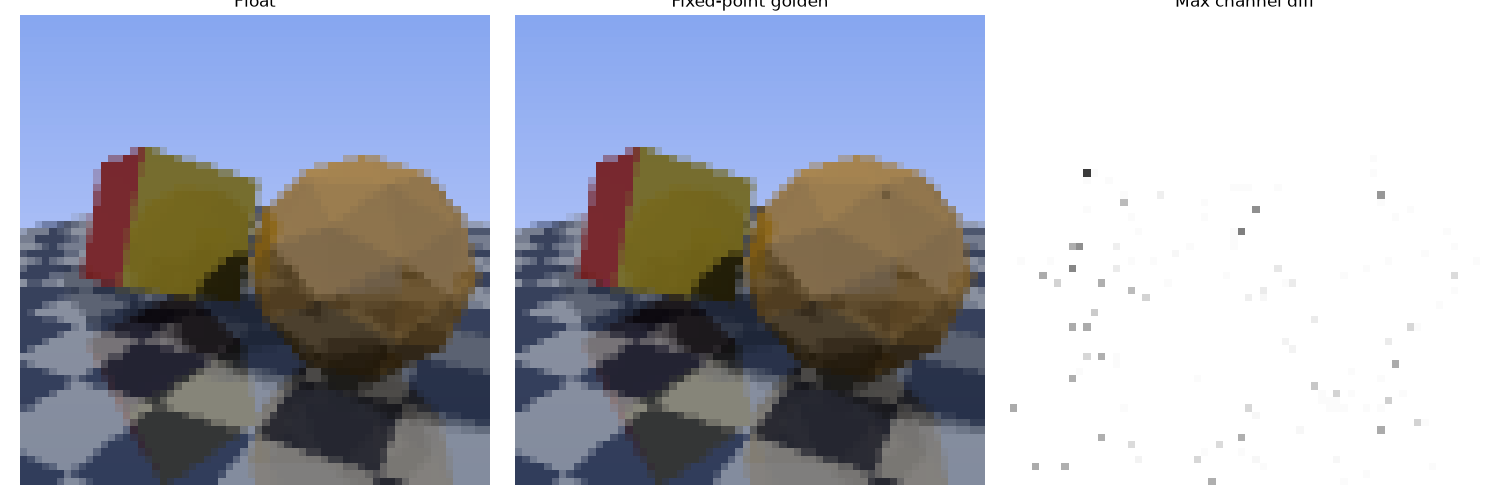

Write the Python code that produced this figure.
# golden_rt.py -- bit-accurate fixed-point ray tracer (spec for the Verilog)
import re
import numpy as np
import matplotlib.pyplot as plt
from golden import load_scene, make_rays_fixed, intersect_parts, mul, s32, dot, F, progress
from scene import CAMERA

ONE = 1 << F

# ---- Load the exact files the hardware will read ---------------------
def read_words(path):
    return [s32(int(l, 16)) for l in open(path) if l.strip()]

def read_params(path="rt_params.vh"):
    p = {}
    for line in open(path):
        m = re.match(r"localparam\s+signed\s+\[31:0\]\s+(\w+)\s*=\s*32'h([0-9a-fA-F]+);", line)
        if m:
            p[m.group(1)] = s32(int(m.group(2), 16))
    return p

P = read_params()
verts, tris = load_scene()
nw = read_words("normals.mem")
NORM = [nw[i:i + 3] for i in range(0, len(nw), 3)]
mw = read_words("mat.mem")
MAT = [mw[i:i + 16] for i in range(0, len(mw), 16)]
assert len(NORM) == len(tris) == len(MAT)

L  = [P["RT_LIGHT_X"], P["RT_LIGHT_Y"], P["RT_LIGHT_Z"]]
L1 = [P["RT_L1_X"], P["RT_L1_Y"], P["RT_L1_Z"]]
AMB, BIAS, MAXB = P["RT_AMBIENT"], P["RT_BIAS"], P["RT_MAX_BOUNCES"]
SKY_LO = [P["RT_SKY_LO_R"], P["RT_SKY_LO_G"], P["RT_SKY_LO_B"]]
SKY_HI = [P["RT_SKY_HI_R"], P["RT_SKY_HI_G"], P["RT_SKY_HI_B"]]
CAM = [P["RT_CAM_X"], P["RT_CAM_Y"], P["RT_CAM_Z"]]
D00 = [P["RT_D00_X"], P["RT_D00_Y"], P["RT_D00_Z"]]
DXV = [P["RT_DX_X"], P["RT_DX_Y"], P["RT_DX_Z"]]
DYV = [P["RT_DY_X"], P["RT_DY_Y"], P["RT_DY_Z"]]
SO = [[P[f"RT_SO{k}_{a}"] for a in "XYZ"] for k in range(4)]

def make_rays_cam():
    W, H = CAMERA["width"], CAMERA["height"]
    rays = []
    for py in range(H):
        row = [s32(D00[c] + py * DYV[c]) for c in range(3)]
        for px in range(W):
            rays.append([s32(row[c] + px * DXV[c]) for c in range(3)])
    return rays

stats = {"closest": 0, "shadow": 0, "hits": 0}

# ---- Ray queries ------------------------------------------------------
def closest(o, d):
    """Closest hit; strict '<' so the lower triangle index wins ties."""
    stats["closest"] += 1
    best, best_t = -1, 0
    for ti, (i0, i1, i2) in enumerate(tris):
        hit, a, tn = intersect_parts(o, d, verts[i0], verts[i1], verts[i2])
        if hit:
            stats["hits"] += 1
            t = s32((tn << F) // a)
            if best < 0 or t < best_t:
                best, best_t = ti, t
    return best, best_t

def any_hit(o, d):
    """Shadow query: first hit wins, no division needed."""
    stats["shadow"] += 1
    for (i0, i1, i2) in tris:
        if intersect_parts(o, d, verts[i0], verts[i1], verts[i2])[0]:
            return True
    return False

# ---- Shading helpers --------------------------------------------------
def sky_fx(d):
    k = min(ONE, max(0, (d[1] + ONE) >> 1))
    return [s32(SKY_LO[c] + mul(SKY_HI[c] - SKY_LO[c], k)) for c in range(3)]

def to8(x):
    return min(255, max(0, x) >> 8)

def trace_pixel(d):
    o = list(CAM)
    acc = [0, 0, 0]
    w = ONE
    for depth in range(MAXB + 1):
        ti, t = closest(o, d)
        if ti < 0:
            s = sky_fx(d)
            acc = [s32(acc[c] + mul(w, s[c])) for c in range(3)]
            break

        p = [s32(o[c] + mul(d[c], t)) for c in range(3)]
        n = NORM[ti] if dot(d, NORM[ti]) < 0 else [s32(-x) for x in NORM[ti]]
        so = [s32(p[c] + mul(n[c], BIAS)) for c in range(3)]

        bl0 = any_hit(so, L)
        bl1 = any_hit(so, L1)
        d0 = 0 if bl0 else max(0, dot(n, L))
        d1 = 0 if bl1 else max(0, dot(n, L1))
        dsum = min(ONE, s32(d0 + d1))
        light = s32(AMB + mul(ONE - AMB, dsum))

        r, g, b, refl, flag, r2, g2, b2, spec = MAT[ti][:9]
        if flag != 0 and (((p[0] >> F) ^ (p[2] >> F)) & 1):
            r, g, b = r2, g2, b2

        dn2 = s32(2 * dot(d, n))
        R = [s32(d[c] - mul(dn2, n[c])) for c in range(3)]
        s0 = 0 if bl0 else max(0, dot(R, L))
        s1 = 0 if bl1 else max(0, dot(R, L1))
        for _ in range(3):                       # ^8
            s0 = mul(s0, s0)
            s1 = mul(s1, s1)
        sp = mul(spec, s32(s0 + s1))

        local = [s32(mul(r, light) + sp), s32(mul(g, light) + sp), s32(mul(b, light) + sp)]

        reflect = refl > 0 and depth < MAXB
        wl = mul(w, ONE - refl) if reflect else w
        acc = [s32(acc[c] + mul(wl, local[c])) for c in range(3)]
        if not reflect:
            break
        d = R
        o = so
        w = mul(w, refl)
    return acc

def pixel_aa(d):
    sums = [0, 0, 0]
    for k in range(4):
        dk = [s32(d[c] + SO[k][c]) for c in range(3)]
        a = trace_pixel(dk)
        sums = [sums[c] + a[c] for c in range(3)]
    return (to8(sums[0] >> 2) << 16) | (to8(sums[1] >> 2) << 8) | to8(sums[2] >> 2)

# ---- Main -------------------------------------------------------------
if __name__ == "__main__":
    W, H = CAMERA["width"], CAMERA["height"]
    pix = []
    for n, d in enumerate(make_rays_cam()):
        pix.append(pixel_aa(list(d)))
        if (n + 1) % W == 0:
            progress(n + 1, W * H, "Fixed RT")

    with open("golden_rt.txt", "w") as f:
        for p in pix:
            f.write(f"{p:06x}\n")

    print(f"Closest-hit rays: {stats['closest']}  (primary {W*H}, "
          f"reflection {stats['closest'] - W*H})")
    print(f"Shadow rays: {stats['shadow']}")
    print(f"Triangle hits needing a divide: {stats['hits']}")
    print(f"Triangle tests (closest, full scan): {stats['closest'] * len(tris)}")
    print("Wrote golden_rt.txt")

    img_fx = np.array([[(p >> 16) & 255, (p >> 8) & 255, p & 255] for p in pix],
                      dtype=np.int32).reshape(H, W, 3)
    try:
        flt = np.load("rt_float.npy")
    except FileNotFoundError:
        print("rt_float.npy not found: run rt_float.py after the patch to compare.")
        flt = None

    if flt is not None:
        img_fl = np.minimum(255, np.floor(np.clip(flt, 0, 1) * 256)).astype(np.int32)
        diff = np.abs(img_fx - img_fl).max(axis=2)
        mse = np.mean((img_fx - img_fl) ** 2)
        psnr = 99.0 if mse == 0 else 10 * np.log10(255 ** 2 / mse)
        print(f"Fixed vs float: mean |diff| = {np.abs(img_fx - img_fl).mean():.3f}/255, "
              f"max = {diff.max()}, PSNR = {psnr:.1f} dB")
        print(f"Pixels differing by more than 8/255: {(diff > 8).sum()} "
              f"({100 * (diff > 8).mean():.2f}%)")

        fig, ax = plt.subplots(1, 3, figsize=(15, 5))
        ax[0].imshow(img_fl.astype(np.uint8)); ax[0].set_title("Float")
        ax[1].imshow(img_fx.astype(np.uint8)); ax[1].set_title("Fixed-point golden")
        ax[2].imshow(diff, cmap="gray_r", vmax=64); ax[2].set_title("Max channel diff")
        for a in ax: a.axis("off")
        plt.tight_layout(); plt.savefig("golden_rt.png"); plt.show()
